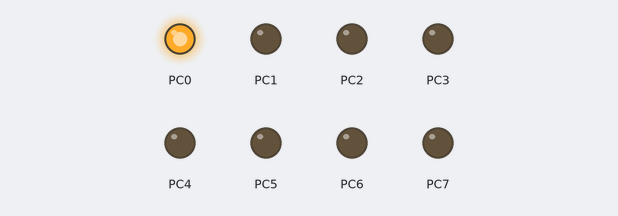
This program was run on a simulated ATmega16, built with avr-gcc and emulated at 8 MHz. Parts: output pins drawn as LEDs (lit = HIGH).

Above: at 0.2 s.
At 1.2 s:
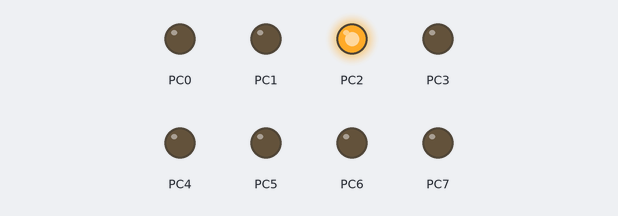
At 1.7 s:
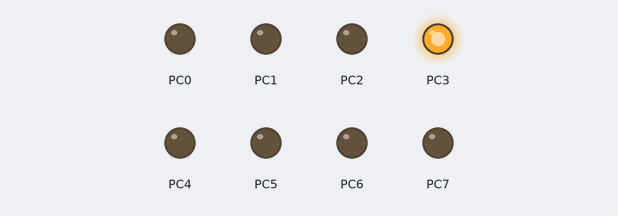
At 2.2 s:
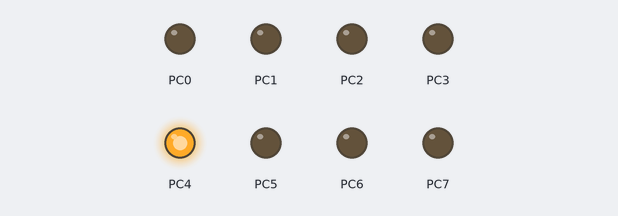
At 3.2 s:
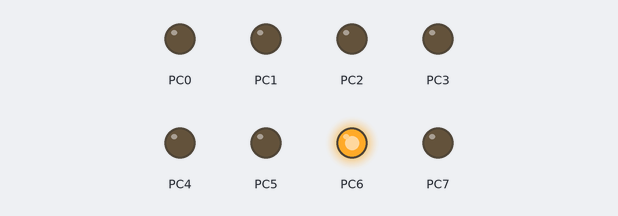
At 4.7 s:
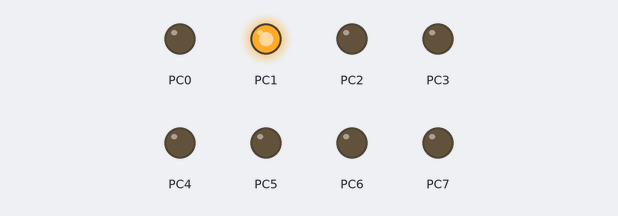
Timing chart, 0 to 5.2 s (numbered marks = the images above):
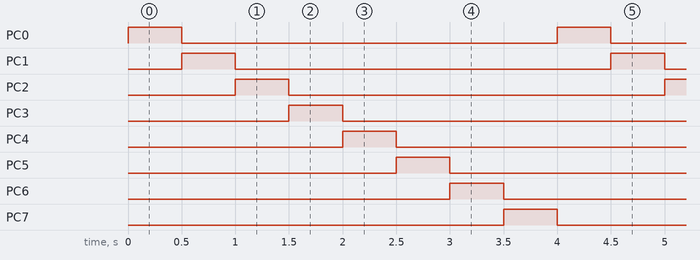

The program:

Practical_3.c
```c
//Chaser
#define F_CPU 8000000UL
#include<avr/io.h>
#include<util/delay.h>
int main()
{
  DDRC=0xFF;
  while(1)
  {
    for(int i=1;i<256;i=i*2)
	{
	  PORTC=i;
	  _delay_ms(500);
	 }
  }
}
```

Measured:
- by itself, PC0–7: alternates HIGH for 0.50 s and LOW for 3.5 s
- by itself, everything shown: repeats every 4.0 s, in 8 steps
